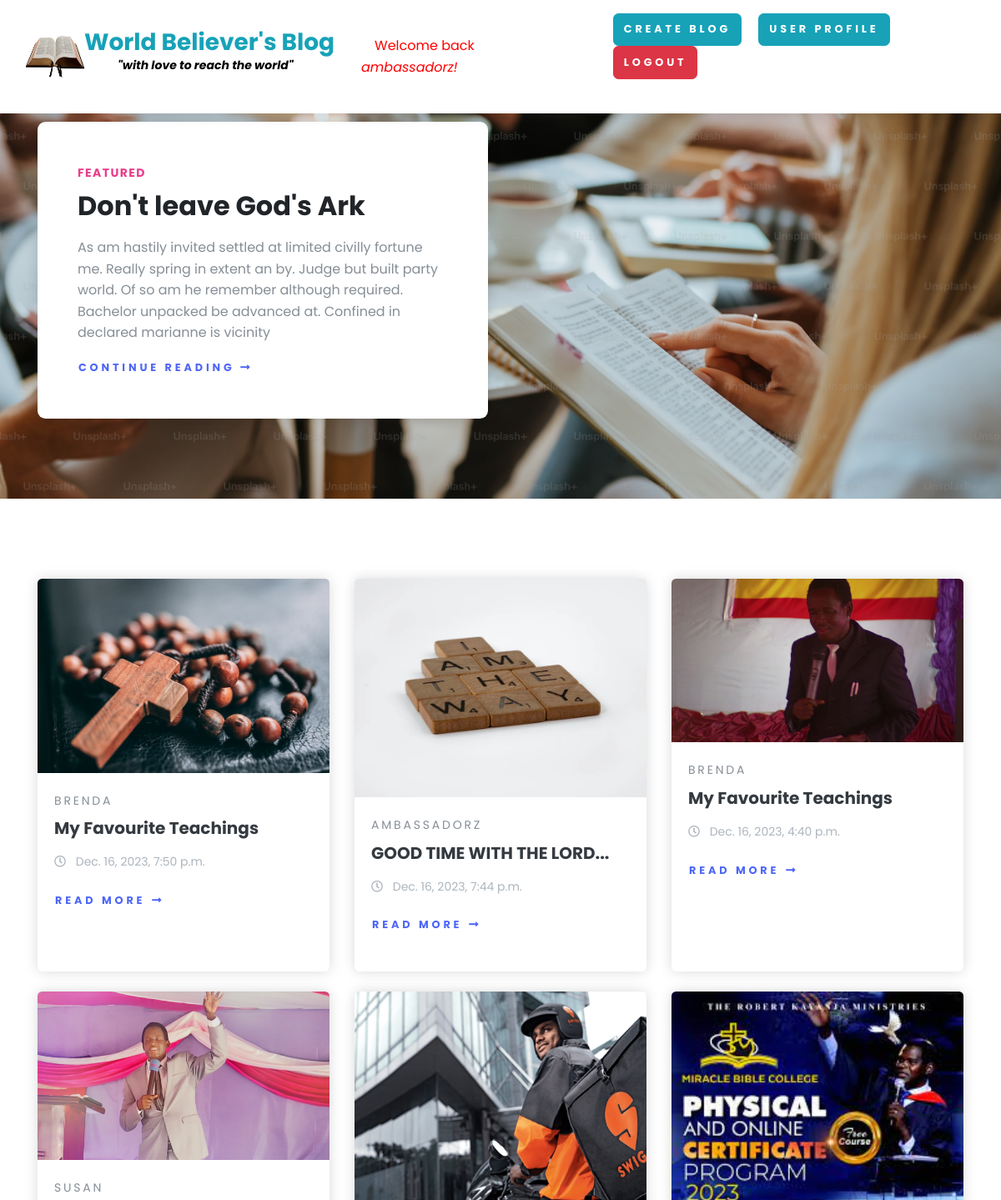
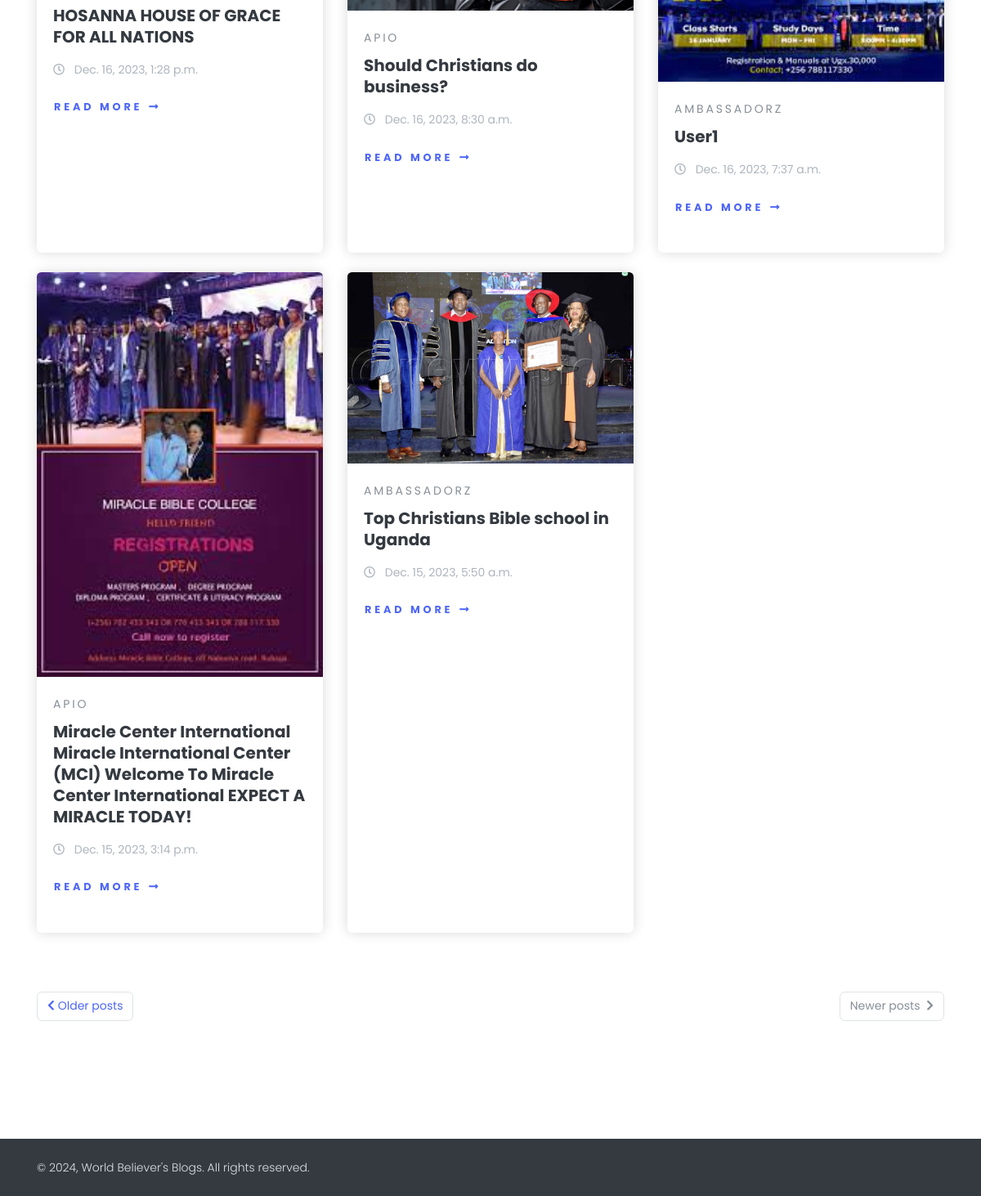
The app's page / (signed in) with its own data (2 pictures, top to bottom).
### myblogAppV3/models.py (models this page shows, shortened)
class BlogModel(models.Model):
    title = models.CharField(max_length=200)
    content = FroalaField()
    image = models.ImageField(upload_to="images")
    created_at = models.DateTimeField(auto_now_add=True)
    date_added = models.DateTimeField(default=timezone.now)
    upload_to = models.DateTimeField(auto_now=True)
    user = models.ForeignKey(User, blank=True, null=True, on_delete=models.CASCADE)
    slug = models.SlugField(max_length=100, null=True, blank=True)
    class Meta:
        ordering = ["-date_added"]

### myblogAppV3/views.py (the view)
# urls.py: 2. Add a URL to urlpatterns:  path('', views.home, name='home')
def home(request):
    context = {"blogs": BlogModel.objects.all()}
    return render(request, "home.html", context)

### myblogAppV3/templates/home.html (shortened to what this page needs)
{% extends "base.html" %} {% block start %} {% load static %}
<section class="position-relative py-6">
  <img
    class="bg-image"
    style="background: aliceblue"
    src="{% static '/images/fellowship.jpeg' %}"
    alt="mainBG"
  />
  <div class="container">
    <div class="row">
      <div class="col-lg-6">
        <div class="bg-white rounded-lg shadow p-5">
          <strong
            class="text-uppercase text-secondary d-inline-block mb-2 text-sm"
            >Featured</strong
          >
          <h2 class="mb-3">Don't leave God's Ark</h2>
          <p class="text-muted">
            As am hastily invited settled at limited civilly fortune me. Really
            spring in extent an by. Judge but built party world. Of so am he
            remember although required. Bachelor unpacked be advanced at.
            Confined in declared marianne is vicinity
          </p>
          <a class="btn btn-link p-0" href="/"
            >Continue reading <i class="fa fa-long-arrow-alt-right"></i
          ></a>
        </div>
      </div>
    </div>
  </div>
</section>
<section class="py-6">
  <div class="container">
    <div class="row mb-5">
      {% for blog in blogs %}
      <div class="col-lg-4 col-sm-6 mb-4 hover-animate">
        <div class="card shadow border-0 h-100">
          <a href="{% url 'blog_detail' blog.slug %}">
            <img
              class="img-fluid card-img-top"
              src="/media/{{blog.image}}"
              alt="..."
          /></a>
          <div class="card-body">
            <a
              class="text-uppercase text-muted text-sm letter-spacing-2"
              href="{% url 'blog_detail' blog.slug %}"
            >
              {{blog.user.username}}
            </a>
            <h5 class="my-2">
              <a class="text-dark" href="{% url 'blog_detail' blog.slug %}">
                {{blog.title}}
              </a>
            </h5>
            <p class="text-gray-500 text-sm my-3">
              <i class="far fa-clock mr-2"></i> {{blog.created_at}}
            </p>
            <p>
              <a
                class="btn btn-link pl-0"
                href="{% url 'blog_detail' blog.slug %}"
                >Read more<i class="fa fa-long-arrow-alt-right ml-2"></i
              ></a>
            </p>
          </div>
        </div>
      </div>
      {% endfor %}
    </div>
    <nav aria-label="Blog pagination">
      <ul class="pagination justify-content-between mb-5">
        <li class="page-item">
          <a class="page-link text-sm rounded" href="#">
            <i class="fa fa-chevron-left mr-1"></i>Older posts</a
          >
        </li>
        <li class="page-item disabled">
          <a class="page-link text-sm rounded" href="#" tabindex="-1"
            >Newer posts <i class="fa fa-chevron-right ml-1"></i
          ></a>
        </li>
      </ul>
    </nav>
  </div>
</section>
{% endblock %}

### myblogAppV3/templates/base.html (shortened to what this page needs)
<!DOCTYPE html>
{% load static %}
<html lang="en">
<head>
    <link rel="stylesheet" href="/media/css/nouislider.css">
    <link rel="stylesheet" href="/media/css/all.css">
    <link rel="stylesheet" href="/media/css/swiper.min.css">
    <link rel="stylesheet" href="/media/css/magnific-popup.css">
    <link rel="stylesheet" href="/media/css/default.css" id="theme-stylesheet">
  </head>
  <body style="padding-top: 50px; bg-dark text-white">
    <header class="header">
      <nav class="navbar navbar-expand-lg fixed-top shadow navbar-light bg-white">
        <div class="container-fluid">
          <img style="height: 50px; width: 70px;" src="{% static '/images/logo.png' %}" alt="logo">
          <div class="d-flex align-items-center"><a class="navbar-brand py-1" href="/">
            <h3 class="text-info">World Believer's Blog<p style="font-size: 14px; padding-left: 40px; color: #000;"><i>"with love to reach the world"</i></p></h3>
          </div>
          <marquee behavior="slow" direction="left"><a href="/"><span style="margin-bottom: 10px;text-decoration: none; border-radius: 30%; font-size: 16px; color: red;">Welcome back <i>{{ request.user }}!</i></span>
          </marquee></a>
          <div class="collapse navbar-collapse" id="navbarCollapse">
            <ul class="navbar-nav ml-auto">
                {% if request.user.is_authenticated %}
                <ul>
                  <li class="nav-item mt-3 mt-lg-0 ml-lg-3 d-lg-none d-xl-inline-block">
                    <a class="btn btn-info" href="{% url 'add_blog' %}">Create Blog</a>
                  </li>
                  <li class="nav-item mt-3 mt-lg-0 ml-lg-3 d-lg-none d-xl-inline-block">
                    <a class="btn btn-info" href="">User Profile</a>
                  </li>
                  <li class="nav-item mt-3 mt-lg-0 ml-lg-3 d-lg-none d-xl-inline-block">
                    <a class="btn btn-danger" href="{% url 'logout_user' %}">Logout</a>
                  </li>
                  <br><br>
              {% endif %}
            </ul>
          </div>
        </div>
      </nav>
    </header>
    {% block start %}
    {% endblock %}
    <footer class="position-relative z-index-10 d-print-none">
      <div class="py-4 font-weight-light bg-gray-800 text-gray-300">
        <div class="container">
          <div class="row align-items-center">
            <div class="col-md-6 text-center text-md-left">
              <p class="text-sm mb-md-0">&copy; 2024, World Believer's Blogs.  All rights reserved.</p>
            </div>
          </div>
        </div>
      </div>
    </footer>
  </body>
</html>

### public/static/css/all.css (style rules this page uses)
.fa,.fab,.fal,.far,.fas { -moz-osx-font-smoothing:grayscale;-webkit-font-smoothing:antialiased;display:inline-block;font-style:normal;font-variant:normal;text-rendering:auto;line-height:1 }
.fa-chevron-left:before { content:"\f053" }
.fa-chevron-right:before { content:"\f054" }
.fa-clock:before { content:"\f017" }
.fa-long-arrow-alt-right:before { content:"\f30b" }
.far { font-weight:400 }
.fa,.far,.fas { font-family:"Font Awesome 5 Free" }
.fa,.fas { font-weight:900 }

### records on screen
BlogModel: image (picture), user.username "BRENDA", title "My Favourite Teachings", created_at "Dec. 16, 2023, 7:50 p.m."
BlogModel: image (picture), user.username "AMBASSADORZ", title "GOOD TIME WITH THE LORD...", created_at "Dec. 16, 2023, 7:44 p.m."
BlogModel: image (picture), user.username "BRENDA", title "My Favourite Teachings", created_at "Dec. 16, 2023, 4:40 p.m."
BlogModel: image (picture), user.username "SUSAN", title "HOSANNA HOUSE OF GRACE FOR ALL NATIONS", created_at "Dec. 16, 2023, 1:28 p.m."
BlogModel: image (picture), user.username "APIO", title "Should Christians do business?", created_at "Dec. 16, 2023, 8:30 a.m."
BlogModel: image (picture), user.username "AMBASSADORZ", title "User1", created_at "Dec. 16, 2023, 7:37 a.m."
BlogModel: image (picture), user.username "APIO", title "Miracle Center International Miracle International Center (MCI) Welcome To Miracle Center International EXPECT A MIRACLE TODAY!", created_at "Dec. 15, 2023, 3:14 p.m."
BlogModel: image (picture), user.username "AMBASSADORZ", title "Top Christians Bible school in Uganda", created_at "Dec. 15, 2023, 5:50 a.m."

### other values on screen
{{ request.user }} "ambassadorz"
